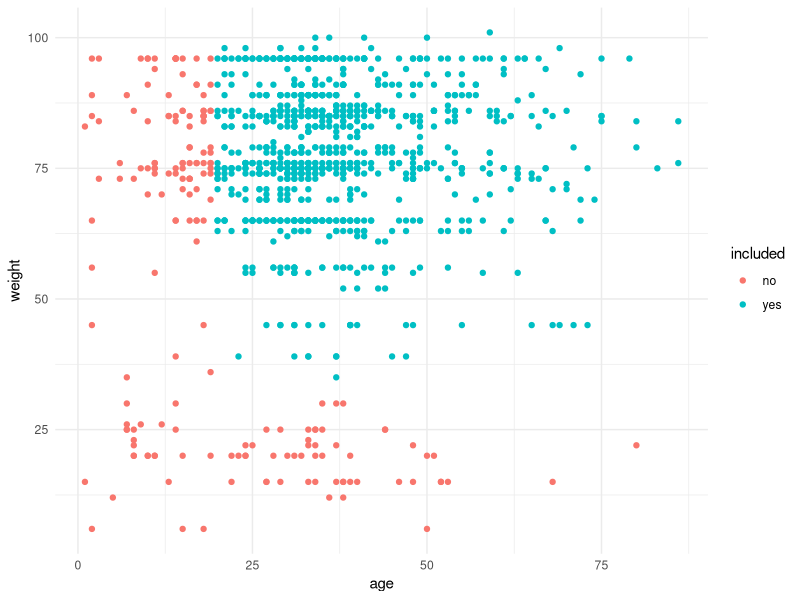

Write R code to recreate this figure.
## ---- chunk 1
knitr::opts_chunk$set(echo = FALSE)
library(tidyverse)
library(kableExtra)
knitr::opts_knit$set(root.dir = here::here()) #root dir for file to project root dir


## ---- chunk 2
death_cases <- read_csv("data/01_death_cases.csv")
recovered_cases <- read_csv("data/01_recovered_cases.csv")
under_treatment_cases <- read_csv("data/01_under_treatment_cases.csv")
all_cases<- death_cases %>%
  mutate(birth_date=as.double(birth_date))%>%
  full_join(recovered_cases)%>%
  full_join(under_treatment_cases)
## ---- chunk 3
#<div class="up_bar" style="width: 40px"></div><div class="arrow-right" style="margin-left: 40px"></div><br>
all_cases %>%
  head(10) %>%
  kbl("html") %>%
  kable_paper() %>%
  scroll_box(width = "1000px")
## ---- chunk 4
all_cases %>%
  mutate(included = ifelse((age >= 20 & weight >= 35), yes="yes", no="no")) %>%
  ggplot(aes(x = age, y = weight, col=included)) +
  geom_point() +
  theme_minimal()
## ---- chunk 5
y <- data.frame(Changes = c(
  "Removed special characters from variable names" , 
  "Greedy cleanup of binary variables: None binary values set to 1",
  "Blood type had one value of 44 (mistake) which was changed to NA", 
  "Birth dates of other than 4 numbers were set to NA",  
  "Only include women as they are the risk group of breast cancer (few men are hit)", 
  "Only include women > 20 years, as they are the primary risk group", #as we wish to mainly focus on the risk group (age = risk) (0 cases in UK for women < 20 over 3 years)", 
  "Remove samples with abnormal weight age proportions", 
  "Filter out a single woman who is set to not yet have her period, but have experience in pregnancy", 
  "Remove singular columns (with only one value for all samples)"))

x <- knitr::kable(y, "html") %>%
  kable_styling(font_size = 16) %>%
  pack_rows("Column names",1,1) %>%
  pack_rows("Variable values",2,4) %>%
  pack_rows("Filter out samples",5,8) %>%
  pack_rows("Removing columns", 9,9)

x
## ---- chunk 6
y <- data.frame(Changes = c(
  "Categorical variables encoded with label and encoded as factor", 
  "Age at treatment",
  "Normalised numerical variables"))

x <- knitr::kable(y, "html") %>%
  kable_styling(font_size = 16) %>%
  pack_rows("Values changed",1,1) %>%
  pack_rows("Adding columns",2,3) 

x
## ---- chunk 7
knitr::include_graphics("../results/04_analysis_barchart_categorical_education_to_heartmedicine.png", error = F)
## ---- chunk 8
knitr::include_graphics("../results/04_analysis_barchart_categorical_gallmedicine_to_condition.png", error = F)
## ---- chunk 9

knitr::include_graphics("../results/04_analysis_densitograms_on_condition.png", 
  error = F)
## ---- chunk 10

knitr::include_graphics("../results/04_analysis_densitograms_on_tumor.png", 
  error = F)
## ---- chunk 11

knitr::include_graphics("../results/06_MCA_contour_tumorType.png", 
  error = F)
## ---- chunk 12

knitr::include_graphics("../results/06_MCA_contour_conditions.png", 
  error = F)
## ---- chunk 13

knitr::include_graphics("../results/06_MCA_contour_conditions.png", 
  error = F)
## ---- chunk 14

knitr::include_graphics("../results/06_MCA_supImp_rotation.png", 
  error = F)
## ---- chunk 15
redMod_tumor = read.csv("results/07_Model_performance_tumor.csv")

redMod_tumor %>%
  pivot_wider(names_from = "term", values_from = "estimate") %>%
  select(-class) %>%
  mutate(across(-model, function(x) str_c(round(x*100),"%"))) %>%
  kbl("html") %>%
  kable_minimal() %>%
    kable_styling(font_size = 20) %>%
  footnote(general= "Positive class = Malignant",
           fixed_small_size = TRUE)

## ---- chunk 16
redMod_tumor = read.csv("results/08_Model_performance_condition.csv")

redMod_tumor %>%
  pivot_wider(names_from = "term", values_from = "estimate") %>%
  select(-class) %>%
  mutate(across(-model, function(x) str_c(round(x*100),"%"))) %>%
  kbl("html") %>%
  kable_minimal() %>%
  kable_styling(font_size = 20) %>%
  footnote(general= "Positive class = Death",
           fixed_small_size = TRUE)
